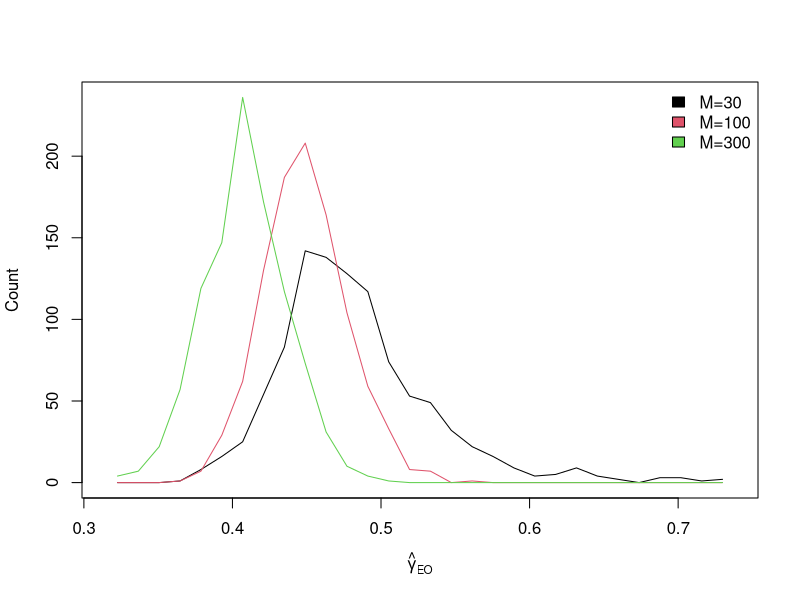

The R script that drew this image:
## ---- chunk 1
knitr::opts_chunk$set(echo = TRUE)

quantnorm <- function (Y)
{
    P <- ncol(Y)
    for (p in 1:P) {
        if (all(Y[, p] == 1))
            next
        obs <- which(!is.na(Y[, p]))
        ranks <- rank(Y[obs, p])
        quantiles <- qnorm(ranks/(length(ranks) + 1))
        Y[obs, p] <- quantiles
    }
    Y <- scale(as.matrix(Y))
    Y <- matrix(Y, nrow(Y), ncol(Y))
    return(Y)
}
## ---- chunk 2
N   <- 5000 #number of individuals
M   <- 100 #number of SNPs
h2  <- 0.4 #heritabilty
h2x <- 0.2 #heritability due to epistasis
## ---- chunk 3
set.seed(123)
freqs = runif(M,0.05,0.95)
genos = matrix(nrow = N, ncol = M, rbinom(N*M,2,freqs),byrow=T)
genos = scale(genos) # scale genotypes to mean 0 and variance 1, for simplicity
## ---- chunk 4
betas = rnorm(M,0,sqrt(h2/M)) #marginal SNP effects
y_add = genos %*% betas + rnorm(N,0,sqrt(1-h2))
## ---- chunk 5
K <- .05*M^2 # 5% of all SNP pairs interact
omega_iso <- rnorm(K,0,sqrt(h2x/K))
causpairs <- sapply( 1:K, function(k) sample(M,2) )
gprods    <- sapply( 1:K, function(k) genos[,causpairs[1,k]]*genos[,causpairs[2,k]] )
y_iso = genos %*% betas + gprods %*% omega_iso + rnorm(N,0,sqrt(1-h2-h2x))
## ---- chunk 6
y_ci = genos %*% betas +  sqrt(h2x/h2^2) * ( genos %*% betas * genos %*% betas ) + rnorm(N,0,sqrt(1-h2-h2x))
## ---- chunk 7
Omega_iso <- matrix(0,M,M)
for(k in 1:K)
  Omega_iso[causpairs[1,k],causpairs[2,k]] <- omega_iso[k]
(gamma_iso = cor( betas %x% betas, c(Omega_iso) ))
## ---- chunk 8
Omega_ci <-  sqrt(h2x) * (betas %o% betas)/sum(betas^2)
(gamma_ci <- cor( betas %x% betas, c(Omega_ci) ))
## ---- chunk 9
(gamma_mix <- cor( betas %x% betas, .5*c(Omega_iso) + .5*c(Omega_ci) )^2 )
## ---- chunk 10
EOtest  <- function( betas, genos, y, E=1:(length(betas)/2), O=setdiff( 1:length(betas), E ) ){
  PE	<- scale(genos[,E] %*% betas[E])
  PO	<- scale(genos[,O] %*% betas[O])
  out <- summary( lm( y ~ PE * PO	) )$coef['PE:PO',c(1,2,4)]
  out[1] <- out[1] / sqrt( h2x )
  names(out) <- c( 'gammaEO', 'se', 'pv' )
  out
}
## ---- chunk 11
EOtest( betas, genos, y_add )
EOtest( betas, genos, y_iso )
## ---- chunk 12
EOtest( betas, genos, y_ci )
## ---- chunk 13
y_mix <- .5*y_iso + .5*y_ci
EOtest( betas, genos, y_mix )
## ---- chunk 14
betahatfxn <- function(x,y) 1/length(y) * t(x) %*% y
trn <- 1:(N/2)     # estimate genetic effects with first half of samples
tst <- N/2+1:(N/2) # estimate CI with second half
EOtest( betahatfxn(genos[trn,],y_add[trn]), genos[tst,], y_add[tst] )
EOtest( betahatfxn(genos[trn,],y_iso[trn]), genos[tst,], y_iso[tst] )
EOtest( betahatfxn(genos[trn,],y_ci [trn]), genos[tst,], y_ci [tst] )
EOtest( betahatfxn(genos[trn,],y_mix[trn]), genos[tst,], y_mix[tst] )
## ---- chunk 15
Ktrip <- .005*M^3 # .5% of all SNP triples interact
omega_trip <- rnorm(Ktrip,0,sqrt(h2x/Ktrip))
caustrips <- sapply( 1:Ktrip, function(k) sample(M,3) )

gprods <- sapply( 1:Ktrip, function(k) genos[,caustrips[1,k]]*genos[,caustrips[2,k]]*genos[,caustrips[3,k]] )
y_trip = genos %*% betas + gprods %*% omega_trip + rnorm(N,0,sqrt(1-h2-h2x))
## ---- chunk 16
EOtest( betas, genos, y_trip )
EOtest( betahatfxn(genos[trn,],y_trip[trn]), genos[tst,], y_trip[tst] )
## ---- chunk 17
gdom = (genos^2) %*% (betas^2)
y_dom = genos %*% betas + sqrt(h2x)*scale(gdom) + rnorm(N,0,sqrt(1-h2-h2x))
## ---- chunk 18
EOtest( betas, genos, y_dom  )
EOtest( betahatfxn(genos[trn,],y_dom[trn]), genos[tst,], y_dom[tst] )
## ---- chunk 19
EOtest( betas, genos, y_dom, E=1:M, O=1:M )
## ---- chunk 20
betas1 <- rnorm(M/2,0,sqrt(h2/M)) #marginal SNP effects via pathway 1
betas2 <- rnorm(M/2,0,sqrt(h2/M)) #marginal SNP effects via pathway 2
P1 <- c(genos[,1:(M/2)*2-1] %*% betas1)
P2 <- c(genos[,1:(M/2)*2  ] %*% betas2)

h2xpath<- .1
y1 = P1 + P2 + P1*P1 * sqrt(h2xpath/var(P1*P1)) + rnorm(N,0,sqrt(1-h2-h2xpath))
y2 = P1 + P2 + P1*P2 * sqrt(h2xpath/var(P1*P2)) + rnorm(N,0,sqrt(1-h2-h2xpath))
## ---- chunk 21
EOtest( c(rbind(betas1,betas2)), genos, y1 )
EOtest( c(rbind(betas1,betas2)), genos, y2 )
## ---- chunk 22
EOtest( betahatfxn(genos[trn,],y1[trn]), genos[tst,], y1[tst] )
EOtest( betahatfxn(genos[trn,],y2[trn]), genos[tst,], y2[tst] )
## ---- chunk 23
q1 = as.numeric(quantnorm(as.matrix(y1)))
EOtest( betahatfxn(genos[trn,],q1[trn]), genos[tst,], q1[tst] )
## ---- chunk 24
EOtest( c(rbind(betas1,betas2)), genos, y2, E=1:(M/2)*2-1, O=1:(M/2)*2 )
## ---- chunk 25
EOtest( c(rbind(betas1,betas2)), genos, y1, E=1:(M/2)*2-1, O=1:(M/2)*2 )
## ---- chunk 26
N <- 1e4
Mlist <- c( 3e1, 1e2, 3e2 )
nit <- 1e3
gams <- array( NA, dim=c(length(Mlist),nit) )
for( M in Mlist ){
  genos = scale(matrix(rbinom(N*M,2,runif(M,0.05,0.95)),N,M,byrow=T))
  betas <- rnorm(M,0,sqrt(h2/M))
  P1 <- c(genos[,1:(M/2)*2-1] %*% betas[1:(M/2)*2-1])
  P2 <- c(genos[,1:(M/2)*2  ] %*% betas[1:(M/2)*2  ])
  y = P1 + P2 + P1*P2 * sqrt(h2x/var(P1*P2)) + rnorm(N,0,sqrt(1-h2-h2x))
  for( i in 1:nit )
  gams[which(M==Mlist),i] <- EOtest( betahatfxn(genos[trn,],y[trn]), genos[tst,], y[tst], E=sample(M,M/2) )[1]
}
xs <- seq( min(gams, na.rm=T), max(gams, na.rm=T), len=31)
ys <- apply( gams, 1, function(x) hist( x, breaks=xs, plot=F )$counts )
plot(range(xs),range(ys,na.rm=T),type='n',xlab=expression(hat(gamma)['EO']),ylab='Count')
for( k in 1:length(Mlist) )
  lines((xs[-1]+xs[-length(xs)])/2,ys[,k],col=k)
legend( 'topright', bty='n', fill=1:length(Mlist), paste0( 'M=', Mlist ) )
